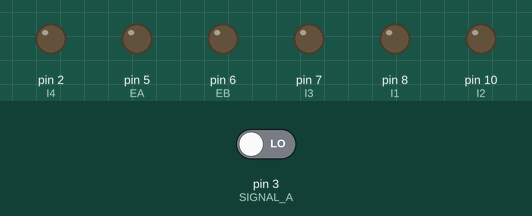
Bench run of a sketch on a simulated Arduino Uno, built with avr-gcc and run on an emulated ATmega328P. Shown: output pins drawn as LEDs (lit = HIGH). Inputs (shaded band) come from the test bench; at power-on: pin 3 (SIGNAL_A) LOW. What the sketch prints to the serial monitor is not drawn.

Above: at 0.1 s.
At 8.1 s:
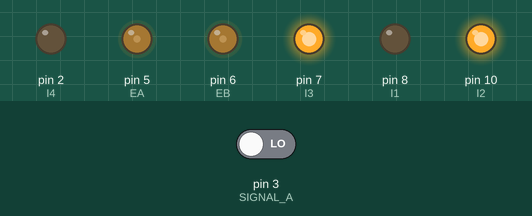
At 18.1 s:
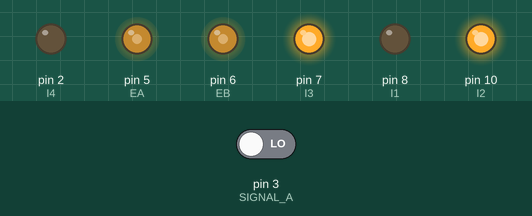
At 28.1 s:
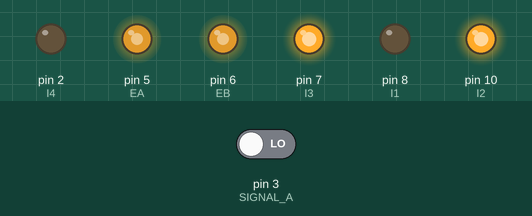
At 38.1 s:
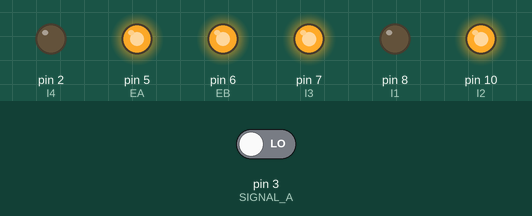
Timing chart, 0 to 39.6 s (numbered marks = the images above):
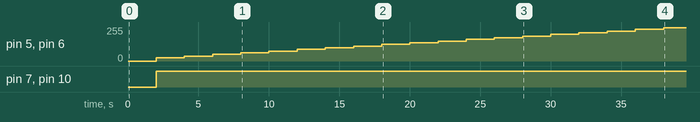

Measured:
- by itself, pin 5 (EA), pin 6 (EB): moves from 0/255 to 250/255 over 36.0 s
- by itself, pin 7 (I3), pin 10 (I2): LOW → HIGH at 2.0 s

The sketch:

findingwheelspeed_W4A1.ino
```cpp
// (licence header left out)
// Encoder digital pins

//for the right side the A channel is 12 and the B channel is 13
//For the left motor it's 3 and 4.
const byte SIGNAL_A = 3;
const byte SIGNAL_B = 4;
const byte SIGNAL_C = 12;
const byte SIGNAL_D = 13;


int EA = 5; // Wheel PWM pin (must be a PWM pin)
int EB = 6;
int I1 = 8; // Wheel direction digital pin 1
int I2 = 10; // Wheel direction digital pin 2
int I3 = 7;
int I4 = 2;


// Motor driver PWM pin
const byte E1 = 6;
const byte E2 = 5;
// Motor driver direction pin
const byte M1 = 10;
const byte M2 = 8;
const byte M3 = 7;
const byte M4 = 2;

// Motor PWM command variable [0-255]
byte u_L = 0;
byte u_R = 0;
// Integral error
double e_intL = 0;
double e_intR = 0;
// Encoder ticks per (motor) revolution (TPR)
const int TPR = 3000;

// Wheel radius [m]
const double RHO = 0.0625;

// Counter to keep track of encoder ticks [integer]
volatile long encoder_ticks = 0;
volatile long encoder_ticks2= 0;

// Variable to store estimated angular rate of left wheel [rad/s]
double omega_L = 0.0;
double omega_R = 0.0;
// Sampling interval for measurements in milliseconds
const int T = 1000;
//ELL is the track of the robot
const double ELL = 0.2775;
//speed of the left and right wheels
double v_L = 0;
double v_R =0;
//left and right desired speeds
double des_v_L;
double des_v_R;
//Overall desired vehicle speed
double V = 0.25;
// Desired vehicle turning rate
double omega = 0;
//Set gains for the feedback controller, k_P, k_I
const double k_P = 200;
const double k_I = 100;
// Counters for milliseconds during interval
long t_now = 0;
long t_last = 0;


// Counter to keep track of encoder ticks [integer]
// Counter to keep track of the last number of ticks [integer]
long encoder_ticks_left = 0;
long encode_ticks_right = 0;

// Compute vehicle speed [m/s]
double compute_vehicle_speed(double v_L, double v_R)
{
    double v;
    v = 0.5*(v_L+v_R);
    return v;
}
// Compute vehicle turning rate [rad/s]
double compute_vehicle_rate(double v_L, double v_R)
{
    double omega;
    omega = 1.0 / ELL*(v_R-v_L);
    return omega;
}
//Find desired left wheel speed
double leftwheel_speed(double omega, double V)
{
  des_v_L = V-omega*ELL/2;
  return des_v_L;
}
double rightwheel_speed(double omegam, double B)
{
  des_v_R = omega*ELL/2+V;
  return des_v_R;
}

// This function is called when SIGNAL_A goes HIGH
void decodeEncoderTicks()
{
    if (digitalRead(SIGNAL_B) == LOW)
    {
        // SIGNAL_A leads SIGNAL_B, so count one way
        encoder_ticks--;
    }
    else
    {
        // SIGNAL_B leads SIGNAL_A, so count the other way
        encoder_ticks++;
    }
}

void decodeEncoderTicks2()
{
    if (digitalRead(SIGNAL_D) == LOW)
    {
        // SIGNAL_D leads SIGNAL_C, so count one way
        encoder_ticks2--;
    }
    else
    {
        // SIGNAL_C leads SIGNAL_D, so count the other way
        encoder_ticks2++;
    }
}

//Compute errors and ensure that the input, u, stays between 0-255
short PI_controller (double e_now, double k_p, double e_int, double k_i)
{
  short u;
  u = short(k_p * e_now + k_i * e_int);
  if (u > 255)
  {
    u = 255;
  }
  else if  (u < -255)
  {
    u = -255;
  }
  return u;
}

void setup()
{
    // Open the serial port at 9600 bps
    Serial.begin(9600);


    // Set the pin modes for the motor driver
    pinMode(M1, OUTPUT);
    pinMode(M2, OUTPUT);

    // Set the pin modes for the encoders
    pinMode(SIGNAL_A, INPUT);
    pinMode(SIGNAL_B, INPUT);
    pinMode(SIGNAL_C, INPUT);
    pinMode(SIGNAL_D, INPUT);

    pinMode(EA, OUTPUT);
    pinMode(I1, OUTPUT);
    pinMode(I2, OUTPUT);
    pinMode(EB, OUTPUT);
    pinMode(I3, OUTPUT);
    pinMode(I4, OUTPUT);

    // Every time SIGNAL_A goes HIGH, this is a pulse
    attachInterrupt(digitalPinToInterrupt(SIGNAL_A), decodeEncoderTicks, RISING);
    attachInterrupt(digitalPinToInterrupt(SIGNAL_C), decodeEncoderTicks2, RISING);

// Get desired left and right wheel speeds
des_v_L = leftwheel_speed(omega, V);
des_v_R = rightwheel_speed(omega, V);

Serial.print(des_v_L);
Serial.print("\n");
Serial.print(des_v_R);
Serial.print("\n");

// Print a message
Serial.print("Program initialized.");
Serial.print("\n");

}

void loop() {
// Get the elapsed time [ms]
    t_now = millis();
    //if the timestep is greater than or equal to a second,
    if (t_now - t_last >= T)
    {
        // Estimate the rotational speed [rad/s]
        omega_L = 2.0 * PI * ((double)encoder_ticks2 / (double)TPR) * 1000.0 / (double)(t_now - t_last);
        omega_R =  2.0 * PI * ((double)encoder_ticks / (double)TPR) * 1000.0 / (double)(t_now - t_last);
        v_L = omega_L*RHO;
        v_R = omega_R*RHO;

        // Record the current time [ms]
        t_last = t_now;

        // Reset the encoder ticks counter
        encoder_ticks = 0;
        encoder_ticks2 = 0;

    }


    // Set the wheel motor PWM command [0-255]
    u_L = PI_controller (des_v_L - v_L, 100, e_intL, 50);
    u_R = PI_controller (des_v_R - v_R, 100, e_intR, 50);
    //Safety delay
    delay(2000);

    if (abs(u_L) < 255){
        e_intL += (des_v_L - v_L);
      }
      if (abs(u_R) < 255){
        e_intR += (des_v_R - v_R);
      }
// Select a direction
    if (u_L > 0)
    {
      digitalWrite(I3, HIGH);
      digitalWrite(I4, LOW);
    }
    else
    {
      digitalWrite(I3, LOW);
      digitalWrite(I4, HIGH);
    }

    if (u_R < 0)
    {
      digitalWrite(I1, HIGH);
      digitalWrite(I2, LOW);
    }
    else
    {
      digitalWrite(I1, LOW);
    digitalWrite(I2, HIGH);
    }


    // PWM command to the motor driver
    analogWrite(EA, abs(u_R));
    analogWrite(EB, abs(u_L));

}
```
